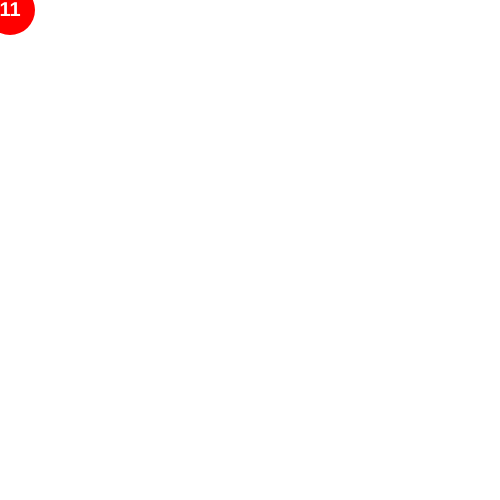
Frame 1 (no input)
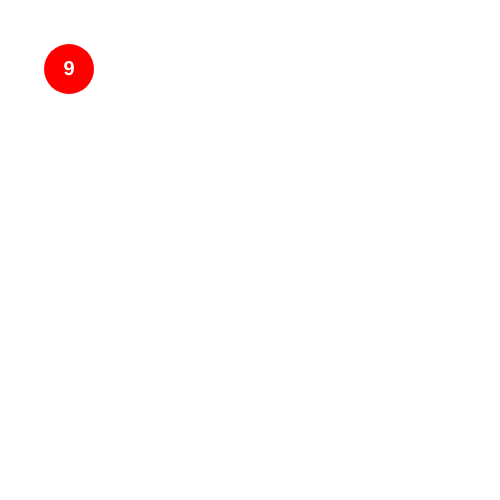
Frame 60 (no input)
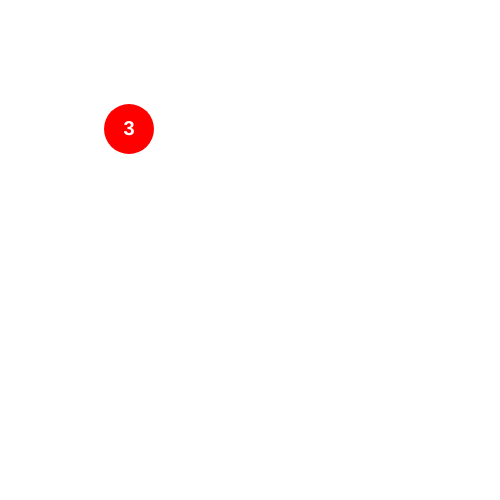
Frame 120 (the mouse pressed at the canvas centre since frame 60)

The p5.js sketch that drew these frames (run headless with seeded random() and noise() and a simulated clock; from frame 60 on, the mouse is pressed at the canvas centre):

// p5.js sketch
// ── sketch.js
new p5();

function graph()
{


}

function num()
{
	var val;
	var pos;
	this.pos = {x:10,y:10};
	this.setRand = function()
	{
		this.val = floor(random(0,15.99999));
	}
	this.show = function()
	{
		noStroke();
		textAlign(CENTER,CENTER);
		fill(255, 0, 0);
		ellipse(this.pos.x, this.pos.y, 50, 50);
		fill(255);
		textSize(20);
		textStyle(BOLD);
		text(this.val,this.pos.x,this.pos.y);
	}
}
/*
function particle() {
	this.posx = mouseX;
	this.posy = mouseY;
	this.size = random(2,4);
	this.velx = random(-1,1);
	this.vely = random(-1,1);
	this.lifetime = random(0,maxpart);

	this.refresh = function()
	{
		this.posx += this.velx;
		this.posy += this.vely;
		this.lifetime--;
		if(this.posx > wid || this.posx < 0)
			this.velx *= -1;
		if(this.posy > hei || this.posy < 0)
			this.vely *= -1;
	}
	this.show = function()
	{
		if(this.lifetime > 0)
		{
			ellipse(this.posx, this.posy, this.size, this.size);
		}
	}
}*/


function setup() {
	createCanvas(500,500);
}

var v1 = new num();

function draw() {
	background(255);
		v1.setRand();
		v1.show();
		v1.pos.x++;
		v1.pos.y++;
}
